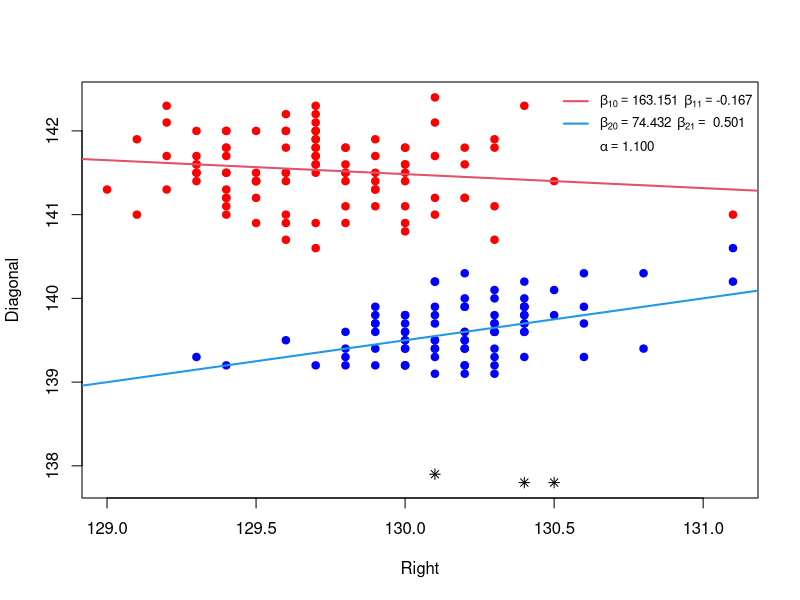

Recreate this plot in R.
# Sensitivity Study for
#   Adaptive Robust Mixture Learning via Exponential Power Errors
# Figure 6 and 7

library(mvtnorm)

# ===============================
# EP density
# ===============================
denEp <- function(y, mu, sigma, alpha) {
  cst <- alpha / (2 * sigma * gamma(1/alpha))
  cst * exp(-(abs(y - mu)/sigma)^alpha)
}

# ===============================
# EM algorithm (FINAL STABLE VERSION)
# ===============================

EM_EP <- function(y, X, alpha, max_iter = 500, tol = 1e-6) {
  n <- length(y)
  group <- 2
  
  # initialization
  prob <- c(0.5, 0.5)

  beta <- rbind(c(143,-0.02), c(73,0.51))
  #clust <- kmeans(y, 2)
  sig01 <-0.34 # sd(y[clust$cluster == 1])#0.4336 
  sig02 <-0.16 # sd(y[clust$cluster == 2])#  #
  
  sig0 <- ifelse(sig01==0 | sig02==0,
                 max(sig01,sig02),
                 (sig01+sig02)/2)
  
  prest <- -10^10
  
  for (run in 1:max_iter) {
    
    tik <- matrix(0, n, group)
    dik <- matrix(0, n, group)
    
    # =========================
    # E-step
    # =========================
    for (k in 1:group) {
      mu_k <- X %*% beta[k, ]
      resid <- abs(y - mu_k)
      
      tik[, k] <- prob[k] * denEp(y, mu_k, sig0, alpha)
      dik[, k] <- alpha * sig0^(2 - alpha) * resid^(alpha - 2)
    }
    
    row_sum <- rowSums(tik)
    row_sum[row_sum == 0] <- 1e-12
    tik <- tik / row_sum
    
    dik[!is.finite(dik)] <- 1e6
    wik <- tik * dik
    
    # stabilize mixing weights
    prob <- colMeans(tik)
    prob <- pmax(prob, 1e-6)
    prob <- prob / sum(prob)
    
    # =========================
    # M-step (robust)
    # =========================
    sse0=0;
    for (k in 1:group) {
      W <- wik[, k]
      W[W < 1e-10] <- 1e-10
      
      beta_old <- beta[k, ]
      
      WX <- sqrt(W) * X
      Wy <- sqrt(W) * y
      
      #beta_new = ginv(t(WX)%*%WX)%*%t(WX)%*%Wy
      
      #---- Step 1: QR solve ----
      beta_new <- tryCatch({
        qr.solve(WX, Wy)
      }, error = function(e) NULL)
      
      # ---- Step 2: Ridge fallback ----
      if (is.null(beta_new) || any(!is.finite(beta_new))) {
        XtWX <- t(WX) %*% WX
        XtWy <- t(WX) %*% Wy
        
        lambda <- 1e-6
        beta_new <- tryCatch({
          solve(XtWX + lambda * diag(ncol(X)), XtWy)
        }, error = function(e) NULL)
      }
      
      # ---- Step 3: fallback to previous ----
      if (is.null(beta_new) || any(!is.finite(beta_new))) {
        beta_new <- beta_old
      }
      
      beta[k, ] <- beta_new
      
      resid <- y - X %*% beta[k, ]
      sse0 <- sse0+sum(W * resid^2) 
    }
    
    # stabilize sigma
    sig0 <- sqrt(pmax(sse0/n, 1e-6))
    
    # =========================
    # log-likelihood
    # =========================
    gsumk <- matrix(0, n, group)
    for (k in 1:group) {
      gsumk[, k] <- prob[k] * denEp(y, X %*% beta[k, ], sig0, alpha)
    }
    
    lik_vec <- rowSums(gsumk)
    lik_vec[lik_vec <= 0] <- 1e-12
    
    latest <- sum(log(lik_vec))
    
    if (!is.finite(latest) || !is.finite(prest)) break
    if ((latest - prest) <= tol) break
    
    prest <- latest
  }
  
  btemp=c(prob[1],beta[1,],prob[2],beta[2,]);
  prob=c(btemp[1],btemp[4]);
  beta=rbind(btemp[2:3],btemp[5:6]);
  
  list(beta = beta, prob = prob, loglik = latest)
}

library(mclust)  
data("banknote", package = "mclust")

Xdata <- as.matrix(banknote[, 2:7])  # Six measurements


#filepath="C:\\Users\\weixing\\Dropbox\\Research\\Research(2025)\\Exponential Power Robust Mixture\\Simulation\\banknotedata\\banknote.txt"
#bankdata=read.table(filepath,header=TRUE)


yy=Xdata[,6]
xx=Xdata[,4]
xx=Xdata[,3]

#outlierid=c(111,116,138,148,160,161,162,167,168,171,180,182,187,192,194)


# Outlier setup 1

outlierid=which((yy<=139)&(yy>=138))
xtrue=setdiff(seq(1,200,1),outlierid)

# The data without outliers, setup 1
x=Xdata[,4][xtrue]
x=Xdata[,3][xtrue]
y=Xdata[,6][xtrue]

X=cbind(1,x)
alphaseq = seq(0.1, 1.99, by=0.1)
likelihood <- numeric(length(alphaseq))
results_list <- vector("list", length(alphaseq))

for (k in seq_along(alphaseq)) {
  alpha <- alphaseq[k]
  fit <- EM_EP(y, X, alpha)
  
  if (is.finite(fit$loglik)) {
    likelihood[k] <- fit$loglik
    results_list[[k]] <- fit
  } else {
    likelihood[k] <- -Inf
  }
}

if (all(!is.finite(likelihood))) {
  next   # skip this j
}

idx <- which.max(likelihood)

alp <- alphaseq[idx]

best <- results_list[[idx]] 
beta1 = best$beta[1,]
beta2 = best$beta[2,]
round(best$beta,3)
alp


# The plot of Right
plot(x[1:100], y[1:100], xlab="Right", ylab="Diagonal",ylim=c(min(y),max(y)),xlim=c(min(x),max(x)),col="red",pch=19)

# The plot of Diagonal, not including outliers

outlierid1=which(yy<=139)
xtrue1=setdiff(seq(1,200,1),outlierid1)

# The data without outliers, setup 1
x=Xdata[,4][xtrue1]
x=Xdata[,3][xtrue1]
y=Xdata[,6][xtrue1]
points(x[101:185],y[101:185],col="blue",pch=19)

# The data with selected outliers, setup 1

outlierid2=which(yy<138)
points(xx[outlierid2],yy[outlierid2],col="black",pch=8)

# Fitted regression lines

abline(c(best$beta[1,1], best$beta[1,2]), col=2, lwd=2)
abline(c(best$beta[2,1], best$beta[2,2]), col=4, lwd=2)

# format numbers to fixed width
b1 <- format(round(best$beta[1,1],3), nsmall=3, width=6)
b2 <- format(round(best$beta[1,2],3), nsmall=3, width=6)
b3 <- format(round(best$beta[2,1],3), nsmall=3, width=6)
b4 <- format(round(best$beta[2,2],3), nsmall=3, width=6)
a0 <- format(round(alp,3), nsmall=3)

legend("topright",
       legend = c(
         bquote(beta[10] == .(b1) ~~ beta[11] == .(b2)),
         bquote(beta[20] == .(b3) ~~ beta[21] == .(b4)),
         bquote(alpha == .(a0))
       ),
       col = c(2, 4, NA),
       lwd = c(2, 2, NA),
       lty = c(1, 1, NA),
       bty = "n",
       cex = 0.8,        # ↓ smaller font
       y.intersp = 1.4   # ↑ more vertical spacing
)
